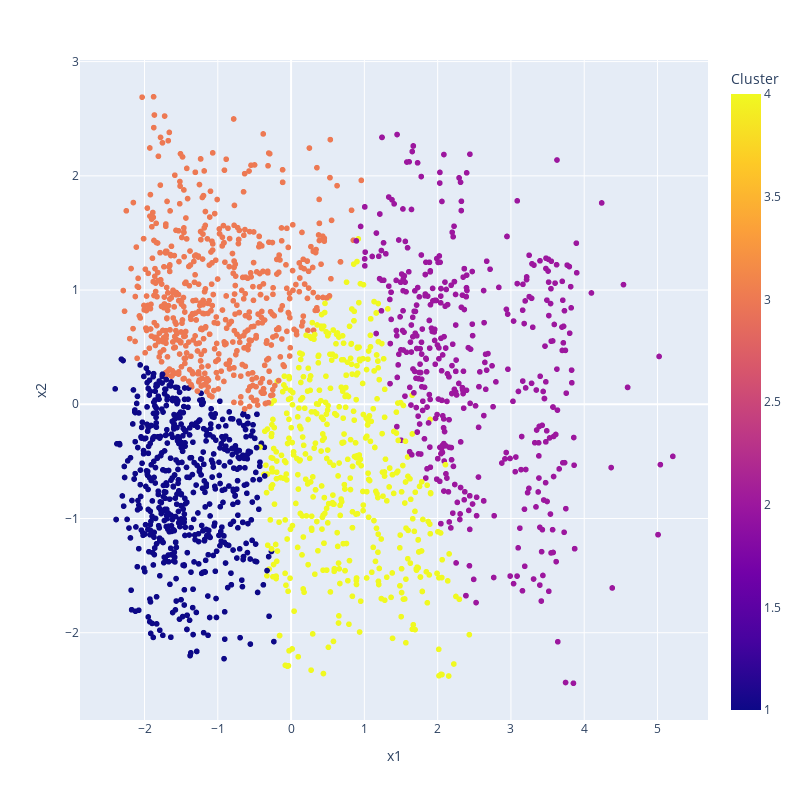

The cell this chart's notebook holds for it:
### Code cell
fig = px.scatter(pca_df, x="x1", y="x2", color='Cluster', width=800, height=800)
fig.show()

### Figure 1 — Plotly figure (JSON) as saved in the notebook; plotly's stock layout.template omitted (floating-point values rounded to 4 significant figures; data arrays with more than 128 entries replaced by an {"elided": "..."} marker saying what was removed)
{"data": [{"hovertemplate": "x1=%{x}<br>x2=%{y}<br>Cluster=%{marker.color}<extra></extra>", "legendgroup": "", "marker": {"color": {"elided": "2225 int values"}, "coloraxis": "coloraxis", "symbol": "circle"}, "mode": "markers", "name": "", "showlegend": false, "type": "scattergl", "x": {"elided": "2225 float values"}, "xaxis": "x", "y": {"elided": "2225 float values"}, "yaxis": "y"}], "layout": {"coloraxis": {"colorbar": {"title": {"text": "Cluster"}}, "colorscale": [[0, "#0d0887"], [0.1111, "#46039f"], [0.2222, "#7201a8"], [0.3333, "#9c179e"], [0.4444, "#bd3786"], [0.5556, "#d8576b"], [0.6667, "#ed7953"], [0.7778, "#fb9f3a"], [0.8889, "#fdca26"], [1, "#f0f921"]]}, "height": 800, "legend": {"tracegroupgap": 0}, "margin": {"t": 60}, "width": 800, "xaxis": {"anchor": "y", "autorange": true, "domain": [0, 1], "range": [-2.88, 5.689], "title": {"text": "x1"}, "type": "linear"}, "yaxis": {"anchor": "x", "autorange": true, "domain": [0, 1], "range": [-2.764, 3.014], "title": {"text": "x2"}, "type": "linear"}}}
